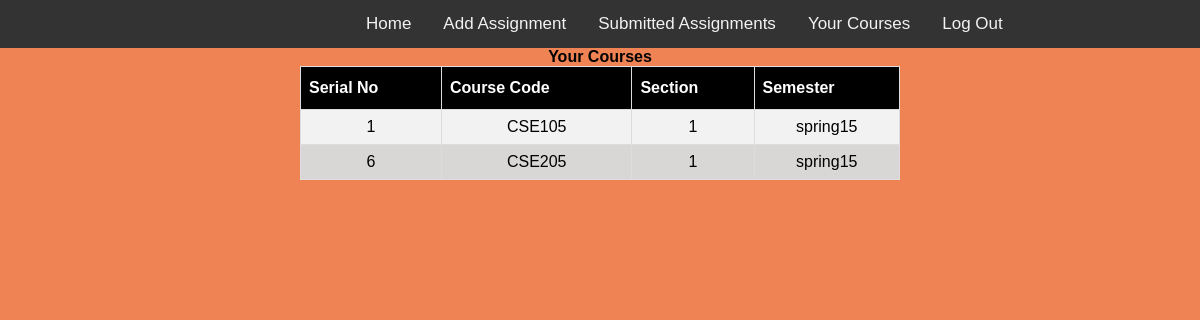
The page /instructorcourses.php (signed in) on the database its author committed.
### tables this page shows
CREATE TABLE `assignedcourse` (
  `serial_no` int(11) NOT NULL,
  `instructor_id` varchar(20) NOT NULL,
  `course_code` varchar(10) NOT NULL,
  `section` int(11) NOT NULL,
  `semester` varchar(10) NOT NULL
);

### instructorcourses.php (the view, shortened to what this page needs)
<?php
include('instructornavbar.php')
?>
<?php
$servername = "localhost";
$username = "root";
$password = "";
$dbname = "AssignmentDB";
$conn = new mysqli($servername, $username, $password, $dbname);
$email = $_SESSION['email'];
$sql = "SELECT course_code,section,semester,serial_no FROM assignedcourse where
        instructor_id = (select id from instructor where email ='$email')";
$result = $conn->query($sql);
if ($result->num_rows > 0) {
    echo "<center><b>Your Courses</b>";
    echo "<table id='tables'><tr><th>Serial No</th><th>Course Code</th><th>Section</th><th>Semester</th></tr>";
     while($row = $result->fetch_assoc()) {
        echo "<tr><td>".$row["serial_no"]."</td><td>".$row["course_code"]."</td><td>".$row["section"]."</td> <td>".$row["semester"]."</td></tr>";
    }
    echo "</table></center>";
} else {
    echo "<center>You are not yet assigned to any course!</center> ";
}
?>
<html>
<head>
    </head>
</html>

### instructornavbar.php (style rules this page uses)
body { margin: 0; font-family: Arial, Helvetica, sans-serif; }

### instructorcourses.php (style rules this page uses)
body { background: #EF8354; }
table , th, td { border: 1px solid black; text-align: center; }
th { background: grey; }
#tables { font-family: "Trebuchet MS", Arial, Helvetica, sans-serif; border-collapse: collapse; width: 50%; }
#tables td, #tables th { border: 1px solid #ddd; padding: 8px; }
#tables tr:nth-child(even) { background-color: #f2f2f2; }
#tables tr:nth-child(odd) { background-color: #d8d7d6; }
#tables th { padding-top: 12px; padding-bottom: 12px; text-align: left; background-color: #000000; color: white; }

### rows shown on the page
assignedcourse: serial_no "1", course_code "CSE105", section "1", semester "spring15"
assignedcourse: serial_no "6", course_code "CSE205", section "1", semester "spring15"
